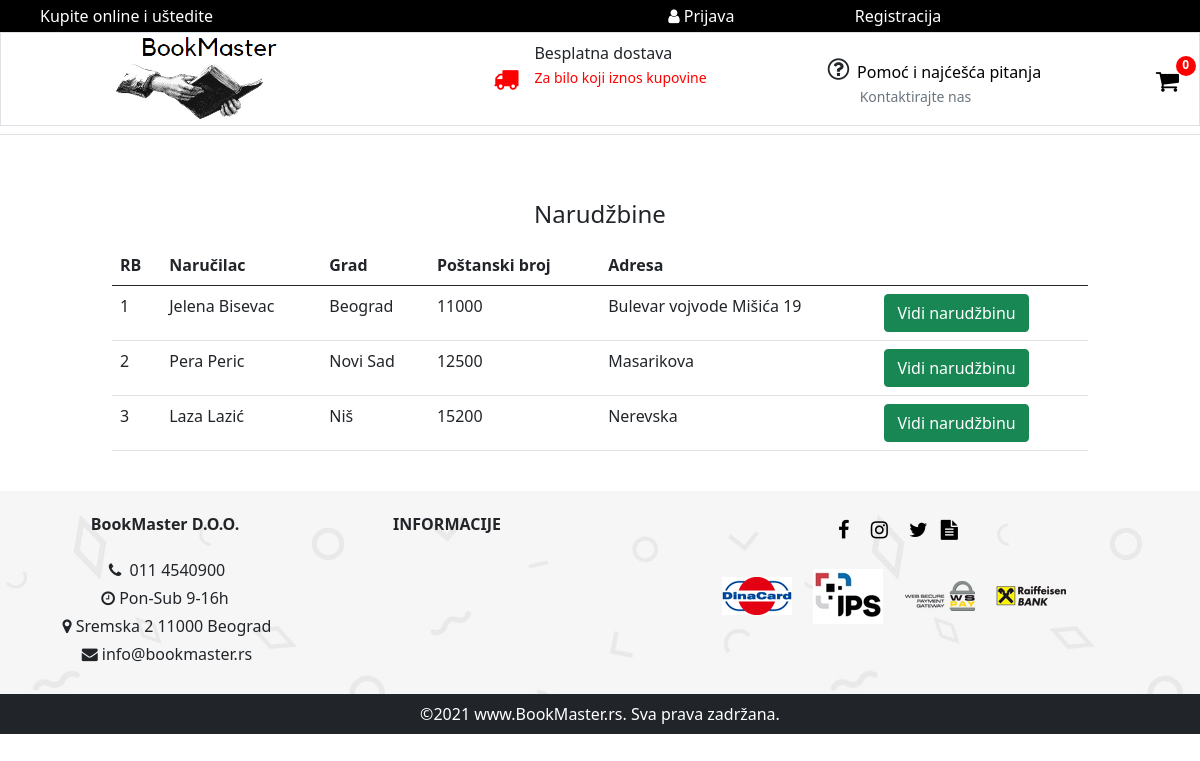
Screenshot of /narudzbine.php with the database file from the repository.
### tables this page shows
CREATE TABLE `narudzbine` (
  `id_narudzbine` int(11) NOT NULL,
  `datum` timestamp NOT NULL DEFAULT current_timestamp(),
  `grad` varchar(50) NOT NULL,
  `postanski_broj` int(11) NOT NULL,
  `adresa` varchar(100) NOT NULL,
  `id_korisnika` int(11) NOT NULL
);

CREATE TABLE `korisnici` (
  `id_korisnik` int(255) NOT NULL,
  `ime` varchar(20) NOT NULL,
  `prezime` varchar(20) NOT NULL,
  `telefon` varchar(20) NOT NULL,
  `email` varchar(50) NOT NULL,
  `postanski_broj` int(11) NOT NULL,
  `drzava` varchar(20) NOT NULL DEFAULT 'Srbija',
  `grad` varchar(20) NOT NULL,
  `ulica` varchar(50) NOT NULL,
  `lozinka` varchar(50) NOT NULL,
  `pol` varchar(10) NOT NULL,
  `aktivan` bit(1) NOT NULL,
  `id_uloge` int(5) NOT NULL
);

### models/funkcije.php (called while the page is built, shortened)
<?php
    function vratiSve($nazivTabele){
        global $conn;
        $upit = "SELECT * FROM $nazivTabele";
        $podaci = $conn->query($upit)->fetchAll();
        return $podaci;
    }
?>

### narudzbine.php (the view, shortened to what this page needs)
<?php
    include "pages/head.php";
    include "pages/nav.php";
    include "config/connection.php";
    include "models/funkcije.php";
?>
    <div class="row m-0 mt-5 pt-5" id="narudzbine">
        <div class="col-10 mx-auto mt-5 pt-5">
            <?php
                $rezultat = vratiSve("narudzbine");
                if($rezultat):
            ?>
            <h4 class="text-center py-2">Narudžbine</h4>
            <div class="table-responsive">
                <table class="table">
                    <thead>
                        <tr>
                            <th>RB</th>
                            <th>Naručilac</th>
                            <th>Grad</th>
                            <th>Poštanski broj</th>
                            <th>Adresa</th>
                            <th></th>
                        </tr>
                    </thead>
                    <tbody>
                        <?php
                            $upit = "SELECT n.id_narudzbine, k.id_korisnik, k.ime, k.prezime, n.grad, n.postanski_broj, n.adresa FROM korisnici k JOIN narudzbine n ON k.id_korisnik=n.id_korisnika";
                            $rez = $conn->query($upit)->fetchAll();
                            $rb=1;
                            foreach($rez as $red):
                        ?>
                        <tr>
                            <td><?=$rb++?></td>
                            <td><?=$red->ime?> <?=$red->prezime?></td>
                            <td><?=$red->grad?></td>
                            <td><?=$red->postanski_broj?></td>
                            <td><?=$red->adresa?></td>
                            <td>
                                <button type="button" class="btn btn-success" data-bs-toggle="modal" data-bs-target="#exampleModal<?=$red->id_narudzbine?>">
                                Vidi narudžbinu
                                </button>
                            </td>
                        </tr>
                        <?php endforeach;?>
                    </tbody>
                </table>
            </div>
            <?php else:?>
            <h4 class="text-center">Trenutno nema narudžbina</h4>
            <?php endif;?>
        </div>
    </div>
<?php
    include "pages/footer.php";
?>

### pages/head.php (shortened to what this page needs)
<!DOCTYPE html>
<html lang="en">
<head>
    <link rel="stylesheet" href="https://cdnjs.cloudflare.com/ajax/libs/font-awesome/4.7.0/css/font-awesome.min.css">
    <link href="https://cdn.jsdelivr.net/npm/bootstrap@5.0.0-beta2/dist/css/bootstrap.min.css" rel="stylesheet">
    <link rel="stylesheet" type="text/css" href="assets/css/style.min.css"/>
</head>
<body>

### pages/nav.php (shortened to what this page needs)
<div class="container-fluid p-0 m-0 overflow-hidden">
        <header class="position-fixed overflow-hidden w-100">
            <div class="row m-0 p-1 crnaTraka">
                <div class="col-12 col-md-6 px-4">
                    <div class="row m-0">
                        <div class="col-9 text-center text-md-start">Kupite online i uštedite</div>
                    </div>
                </div>
                <div class="col-12 col-md-6">
                    <div class="row text-center">
                        <?php
                            if(!isset($_SESSION['korisnik'])):
                        ?>
                        <div class="col-4">
                            <a href="logovanje.php"><i class="fa fa-user px-1" aria-hidden="true"></i>Prijava</a>
                        </div>
                        <div class="col-4">
                            <a href="registracija.php">Registracija</a>
                        </div>
                        <?php
                            else:
                        ?>
                        <div class="col-4">
                            <a href="models/logout.php">Odjava</a>
                        </div>
                        <?php
                            endif;
                        ?>
                    </div>
                </div>
            </div>
            <div class="row m-0 border py-2 py-sm-0">
                <div class="col-4 d-flex d-md-block justify-content-between align-items-center text-md-center">
                    <div>
                        <a href="index.php"><img src="assets/img/knjigaLogo.png" alt="Logo" id="Knjiga Logo" class="img-fluid slikaLogo"/></a>
                    </div>
                </div>
                <div class="col-md-4 d-none d-md-block d-md-flex justify-content-center">
                    <div class="dostava p-2 d-flex align-items-center">
                        <i class="fa fa-truck" aria-hidden="true"></i>
                    </div>
                    <div class="dostavaTekst p-2">
                        <p class="m-0">Besplatna dostava</p>
                        <small>Za bilo koji iznos kupovine</small>
                    </div>
                </div>
                <div class="col-md-4 mt-3 pomoc d-none d-md-block">
                    <div class="d-flex justify-content-between align-items-center p-2">
                        <div id="pitanja">
                            <i class="fa fa-question-circle-o mx-2" aria-hidden="true"></i><a href="pomoc.php">Pomoć i najćešća pitanja</a><br>
                            <a href="kontakt.php"><small class="text-muted px-4 mx-3">Kontaktirajte nas</small></a>
                        </div>
                        <div class="korpa d-flex position-relative">
                            <a href="korpa.php" class="prikazKorpe"><i class="fa fa-shopping-cart prikazKorpe" aria-hidden="true"></i></a>
                            <div class="brProizvoda position-absolute rounded-circle text-center fw-bold"></div>
                        </div>
                    </div>
                </div>
            </div>
            <div class="row position-relative border-bottom" id="divMainMenu">
                <div class="col-12">
                    <ul class="d-md-flex d-none justify-content-around align-items-center mb-0 p-1" id="mainMenu">
                    </ul>
                </div>
            </div>
        </header>

### pages/footer.php (shortened to what this page needs)
<div class="row mt-4">
                <div class="col-12 footerPozadina">
                    <div class="row p-4">
                        <div class="col-12 col-md-6">
                            <div class="row m-0">
                                <div class="col w-100 p-0 text-center">
                                    <h6 class="fw-bold mb-4 mx-1">BookMaster D.O.O.</h6>
                                    <p class="m-1"><i class="fa fa-phone mx-1" aria-hidden="true"></i> 011 4540900</p>
                                    <p class="m-1"><i class="fa fa-clock-o" aria-hidden="true"></i> Pon-Sub 9-16h</p>
                                    <p class="m-1"><i class="fa fa-map-marker mx-1" aria-hidden="true"></i>Sremska 2 11000 Beograd</p>
                                    <p class="m-1"><i class="fa fa-envelope mx-1" aria-hidden="true"></i>info&#64;bookmaster&#46;rs</p>
                                </div>
                                <div class="col w-100 p-0 text-center">
                                    <h6 class="fw-bold mb-4 mx-1">INFORMACIJE</h6>
                                </div>
                            </div>
                        </div>
                        <div class="col-12 col-md-6 drustveneMreze text-center">
                            <a href="https://sr-rs.facebook.com/" target="_blank"><i class="fa fa-facebook mx-2" aria-hidden="true"></i></a>
                            <a href="https://www.instagram.com/?hl=sr" target="_blank"><i class="fa fa-instagram mx-2" aria-hidden="true"></i></a>
                            <a href="https://twitter.com/" target="_blank"><i class="fa fa-twitter mx-2" aria-hidden="true"></i></a>
                            <a href="../dokumentacija.pdf" target="_blank"><i class="fa fa-file-text" aria-hidden="true"></i></a>
                            <div class="row m-0">
                                <div class="col-12 mt-4">
                                    <img src="assets/img/dina.png" alt="Dina kartica" class="mx-2"/>
                                    <img src="assets/img/ips.jpg" alt="IPS kartica" class="mx-2"/>
                                    <img src="assets/img/wsPay.png" alt="WS Pay" class="mx-2"/>
                                    <img src="assets/img/raiffeisenBank.png" alt="Raiffeisen Bank" class="mx-2"/>
                                </div>
                            </div>
                        </div>
                    </div>
                    <div class="row m-0 text-center text-white bg-dark p-2 crnaTrakaFooter">
                        <p>&copy;2021 www.BookMaster.rs. Sva prava zadržana.</p>
                    </div>
                </div>
            </div>
        </div>
</body>
</html>

### rows the page displays
narudzbine: id_korisnika.ime "Jelena", id_korisnika.prezime "Bisevac", grad "Beograd", postanski_broj "11000", adresa "Bulevar vojvode Mišića 19"
narudzbine: id_korisnika.ime "Pera", id_korisnika.prezime "Peric", grad "Novi Sad", postanski_broj "12500", adresa "Masarikova"
narudzbine: id_korisnika.ime "Laza", id_korisnika.prezime "Lazić", grad "Niš", postanski_broj "15200", adresa "Nerevska"
